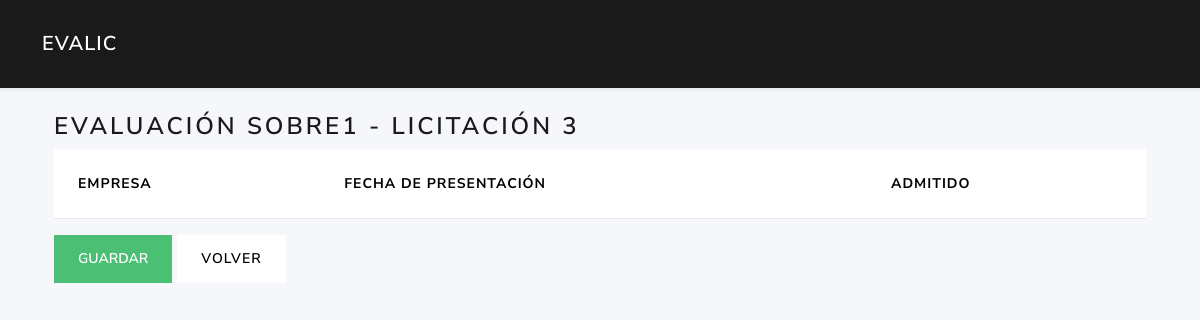
The app's page /ofertas/3/evaluar_sobre1, older data.
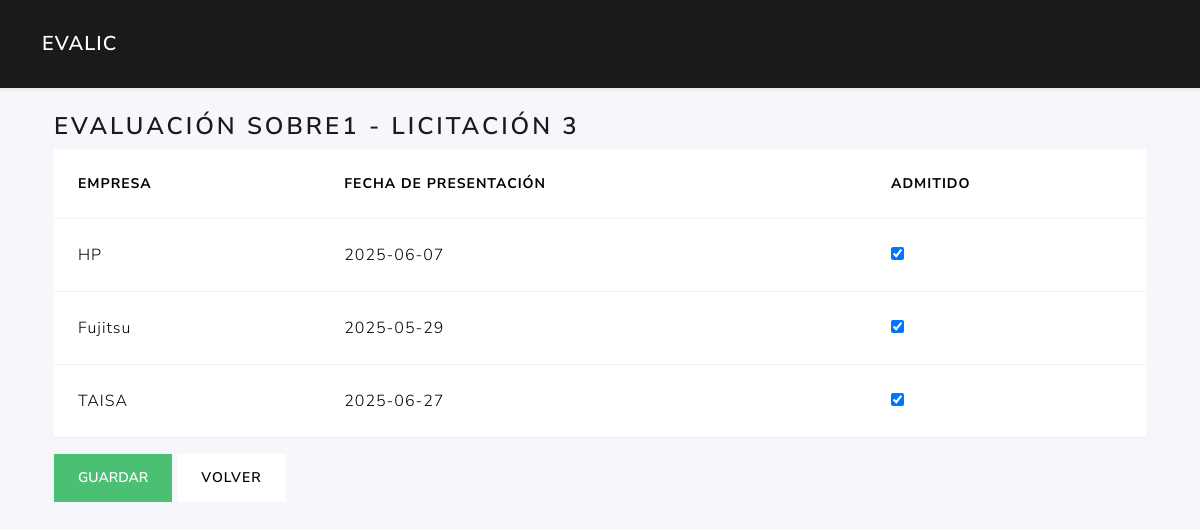
The same page, newer data.
### tables this page shows
CREATE TABLE ofertas (
        fechapresentacion TEXT NOT NULL,
        admitidasobre1 INTEGER,             
        licitacion_id INTEGER NOT NULL,
        licitante_id INTEGER NOT NULL,
        PRIMARY KEY (licitacion_id,licitante_id)                                       
        FOREIGN KEY (licitacion_id) REFERENCES licitaciones(id)
        FOREIGN KEY (licitante_id) REFERENCES licitantes(id)                                                           
    );

CREATE TABLE licitantes (
        id  INTEGER PRIMARY KEY AUTOINCREMENT,
        nombreempresa TEXT NOT NULL,
        cif text NOT NULL,
        direccion text,
        ciudad text,
        provincia text,
        telefono text,
        email text                                                                                                                            
    );

### routes/ofertas_routes.py (the view, shortened to what this page needs)
@ofertas_bp.route('/<int:licitacion_id>/evaluar_sobre1', methods=['GET', 'POST'])
def evaluar_sobre1(licitacion_id):
    ofertas = list_ofertas_logic(current_app, licitacion_id)
    return render_template('ofertas/evaluar_sobre1.html',
                           ofertas=ofertas,
                           licitacion_id=licitacion_id)

### app.py (called while the page is built)
def create_app():
    app = Flask(__name__)
    app.config.from_object(Config)
    @app.context_processor
    def utility_processor():
        from flask import request, url_for
        def url_for_other_page(page):
            args = request.args.copy()
            args['page'] = page
            return url_for('licitaciones.index', **args)
        return dict(url_for_other_page=url_for_other_page)
    app.teardown_appcontext(close_connection)
    with app.app_context():
        init_db(app)
    app.register_blueprint(auth_bp)
    app.register_blueprint(user_bp)
    app.register_blueprint(licitaciones_bp)
    app.register_blueprint(ofertas_bp)
    app.register_blueprint(licitantes_bp)
    app.register_blueprint(evaluador_bp)
    from routes.criterios_routes import criterios_bp
    app.register_blueprint(criterios_bp)
    return app

### models/dao.py (called while the page is built)
def get_db(app):
    db = getattr(g, '_database', None)
    if db is None:
        db = g._database = sqlite3.connect(app.config['DATABASE'])
        db.row_factory = sqlite3.Row
    return db

def close_connection(exception):
    db = getattr(g, '_database', None)
    if db is not None:
        db.close()

### templates/ofertas/evaluar_sobre1.html (shortened to what this page needs)
{% extends 'base.html' %}
{% block content %}
<div class="container">
  <h3>Evaluación Sobre1 - Licitación {{ licitacion_id }}</h3>
  <form method="post">
    <table class="table">
      <thead>
        <tr>
          <th>Empresa</th>
          <th>Fecha de presentación</th>
          <th>Admitido</th>
        </tr>
      </thead>
      <tbody>
        {% for o in ofertas %}
        <tr>
          <td>{{ o.nombreempresa }}</td>
          <td>{{ o.fechapresentacion }}</td>
          <td>
            <input type="checkbox" name="admitidasobre1_{{ o.licitante_id }}" {% if o.admitidasobre1 %}checked{% endif %}>
          </td>
        </tr>
        {% endfor %}
      </tbody>
    </table>
    <button type="submit" class="btn btn-success">Guardar</button>
    <a href="{{ url_for('licitaciones.edit_licitacion_route', lic_id=licitacion_id) }}" class="btn btn-secondary">Volver</a>
  </form>
</div>
{% endblock %}

Row changes from the older to the newer data that the page shows:
added ofertas: nombreempresa "HP", fechapresentacion "2025-06-07", admitidasobre1 "☑"
added ofertas: nombreempresa "Fujitsu", fechapresentacion "2025-05-29", admitidasobre1 "☑"
added ofertas: nombreempresa "TAISA", fechapresentacion "2025-06-27", admitidasobre1 "☑"
